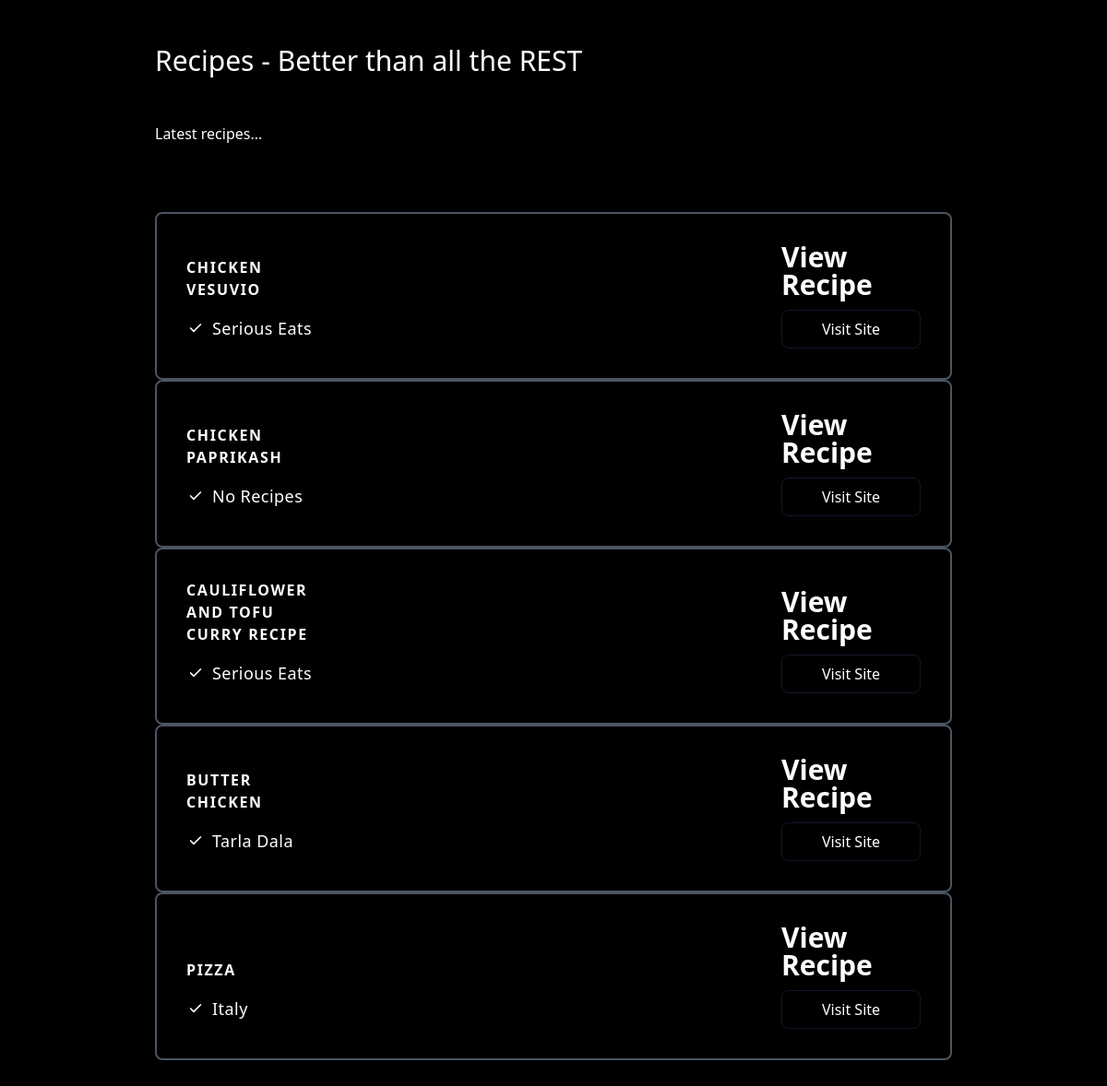
Before: / with the older database file.
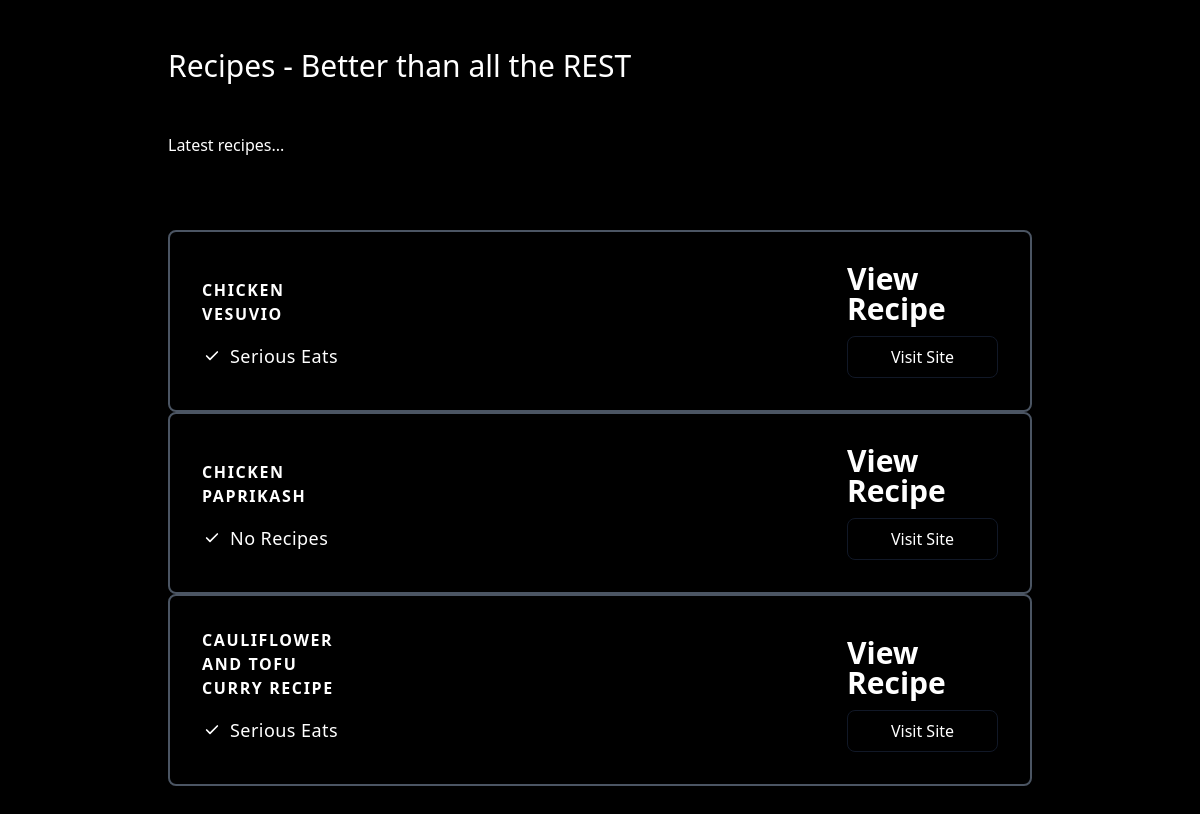
After: the same page with the newer database file.
### app/models/recipe.py (models this page shows)
class Recipe(Base):
    id = Column(Integer, primary_key=True, index=True)
    label = Column(String(256), nullable=False)
    url = Column(String(256), index=True, nullable=True)
    source = Column(String(256), nullable=True)
    submitter_id = Column(Integer, ForeignKey("user.id"), nullable=True)
    submitter = relationship("User", back_populates="recipes")

### app/main.py (the view)
@root_router.get("/", status_code=200)
def root(
    request: Request,
    db: Session = Depends(deps.get_db),
) -> dict:
    recipes = crud.recipe.get_multi(db=db, limit=10)
    return TEMPLATES.TemplateResponse(
        "index.html",
        {"request": request, "recipes": recipes},
    )

### app/templates/index.html
<!DOCTYPE html>
<html>
  <head>
      <link href="https://unpkg.com/tailwindcss@^2/dist/tailwind.min.css" rel="stylesheet">
  </head>
  <body>
    <section class="bg-black ">
        <div class="container px-5 py-12 mx-auto lg:px-20">
            <div class="flex flex-col flex-wrap pb-6 mb-12 text-white ">
                <h1 class="mb-12 text-3xl font-medium text-white">
                    Recipes - Better than all the REST
                </h1>
                    <p class="text-base leading-relaxed">
                        Latest recipes...</p>
            </div>
            {% for recipe in recipes %}
                <div
                    class="flex flex-wrap items-end justify-start w-full transition duration-500 ease-in-out transform bg-black border-2 border-gray-600 rounded-lg hover:border-white ">
                    <div class="w-full xl:w-1/4 md:w-1/4">
                        <div class="relative flex flex-col h-full p-8 ">
                            <h2 class="mb-4 font-semibold tracking-widest text-white uppercase title-font">
                                {{recipe.label}}
                            </h2>
                            <p class="flex items-center mb-2 text-lg font-normal tracking-wide text-white">
                                <span
                                    class="inline-flex items-center justify-center flex-shrink-0 w-5 h-5 mr-2 text-white rounded-full bg-blue-1300">
                                    <svg fill="none" stroke="currentColor" stroke-linecap="round"
                                        stroke-linejoin="round" stroke-width="2.5" class="w-4 h-4" viewBox="0 0 24 24">
                                        <path d="M20 6L9 17l-5-5"></path>
                                    </svg>
                                </span>{{recipe.source}}
                            </p>
                        </div>
                    </div>
                    <div class="w-full xl:w-1/4 md:w-1/4 lg:ml-auto">
                        <div class="relative flex flex-col h-full p-8">
                            <h1 class="flex items-end mx-auto text-3xl font-black leading-none text-white ">
                                <span>View Recipe </span>
                            </h1>
                            <button
                                    class="w-full px-4 py-2 mx-auto mt-3 text-white transition duration-500 ease-in-out transform border border-gray-900 rounded-lg text-md hover:bg-gray-900 focus:shadow-outline focus:outline-none focus:ring-2 ring-offset-current ring-offset-2 focus:border-gray-700 focus:bg-gray-800 "><a href="{{recipe.url}}">Visit Site</a>
                            </button>
                        </div>
                    </div>
                </div>
            {% endfor %}
        </div>
    </section>
  </body>
</html>

Changed rows visible on the page:
removed Recipe: label "BUTTER CHICKEN", source "Tarla Dala"
removed Recipe: label "PIZZA", source "Italy"
